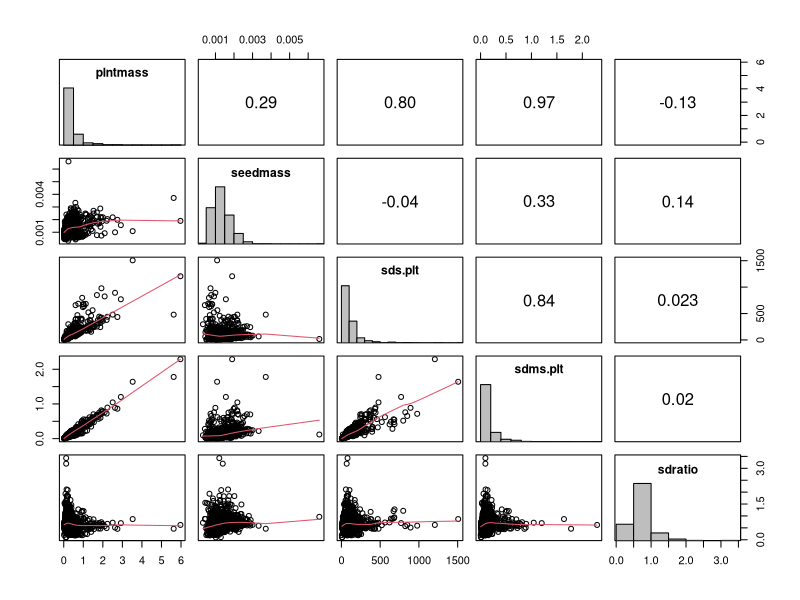
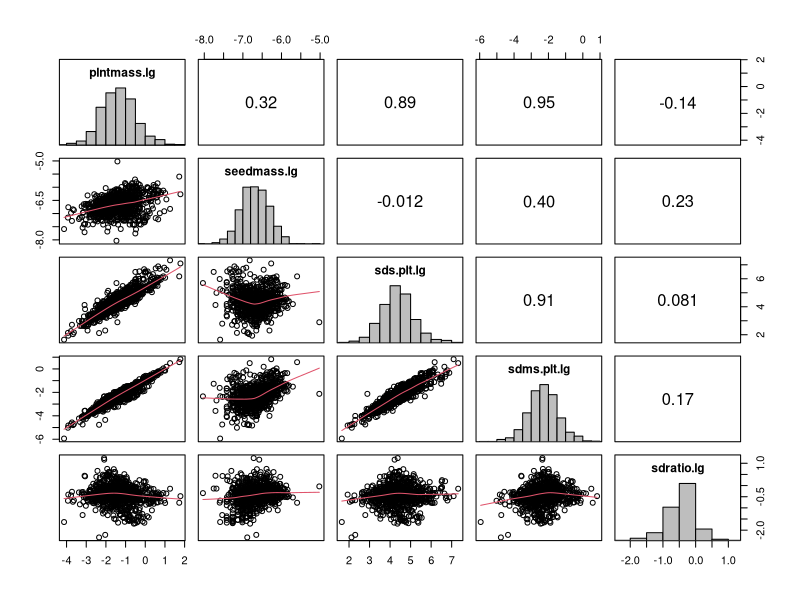
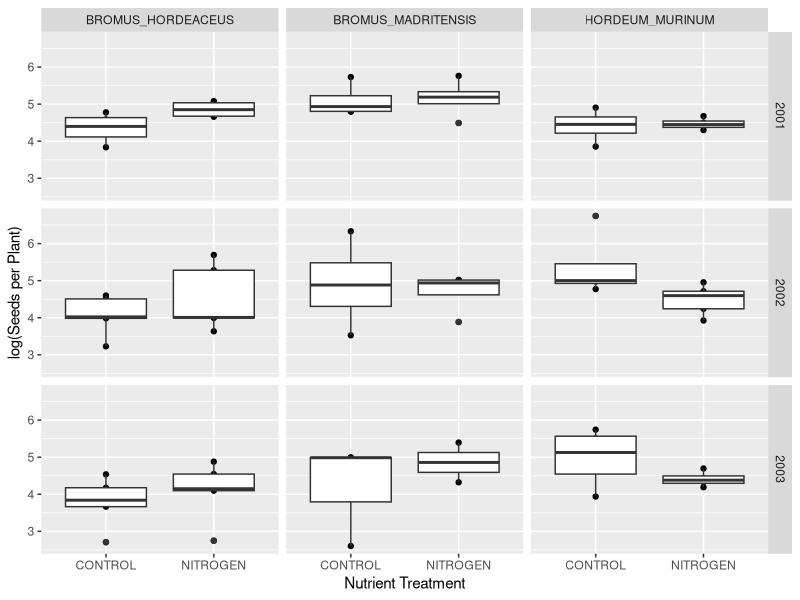
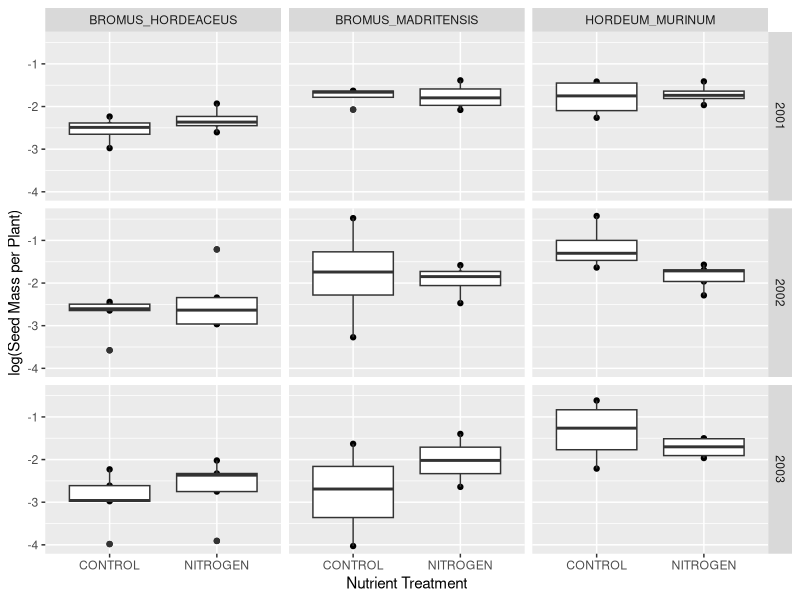
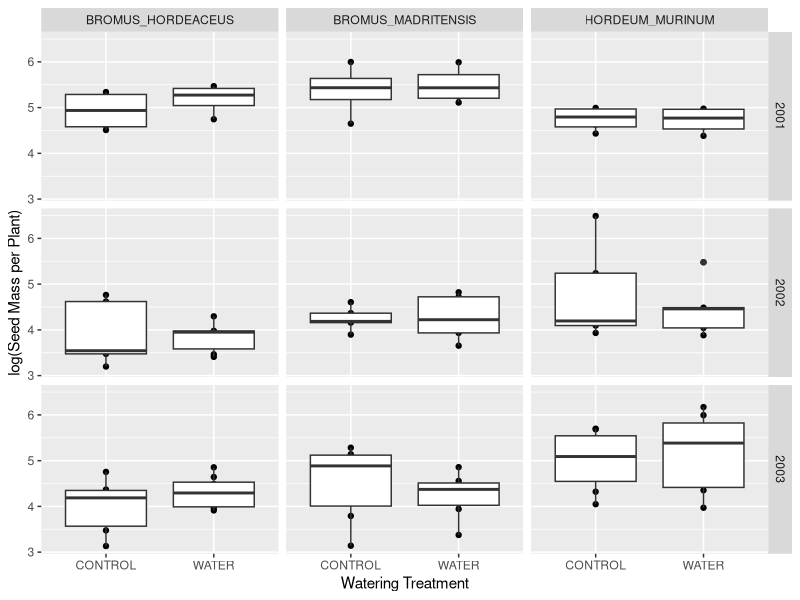
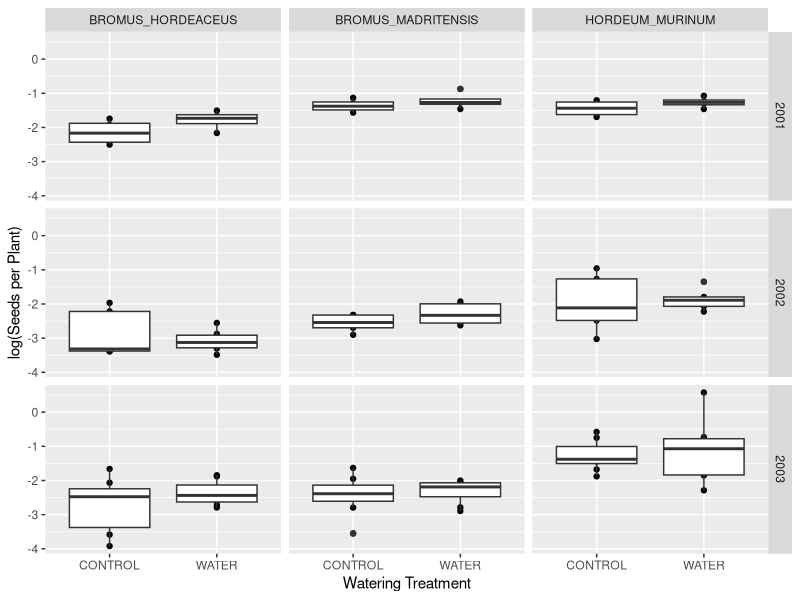
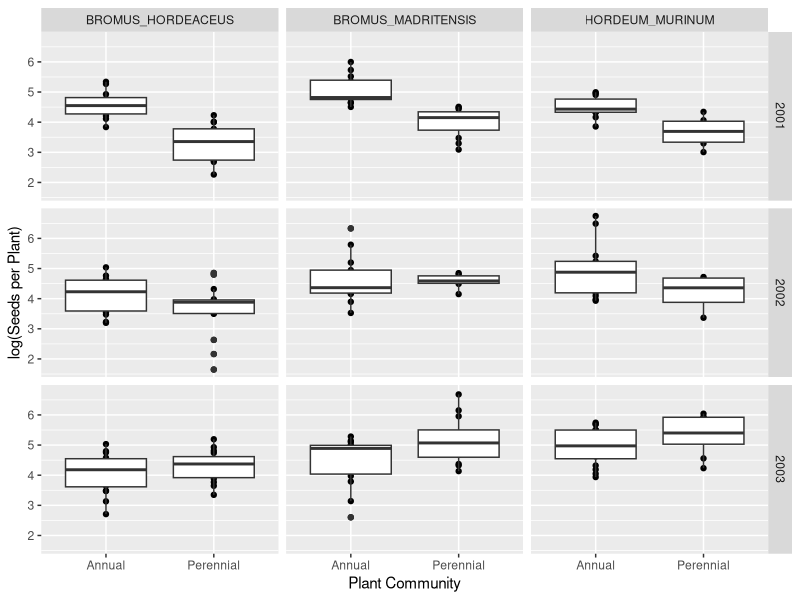
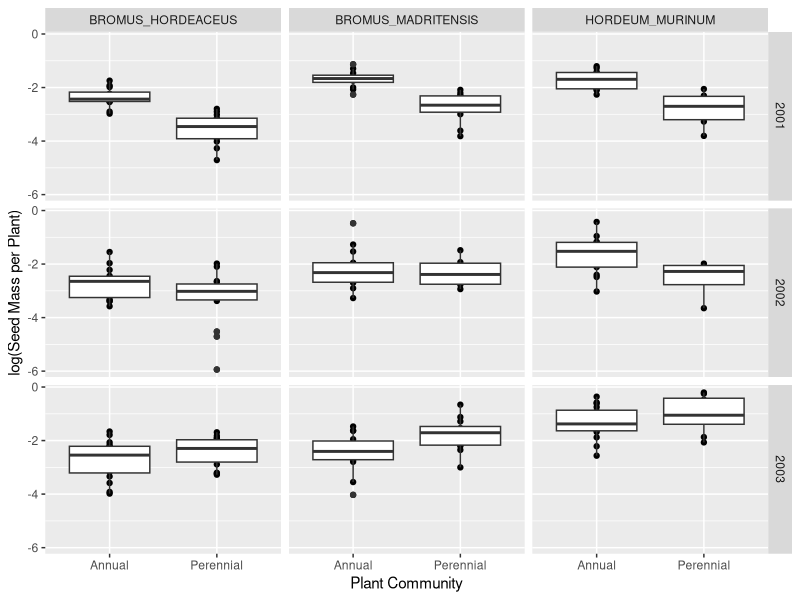

Write R code to recreate these figures, in order.
# READ Annual Grass Seed DATA FROM RECIPROCAL INVASION EXPERIMENT CONDUCTED AT SEDGWICK
# IN SANTA YNEZ CALIFORNIA. 
# There are three experiment which were all done in different parts of the same field
# and share a core treatment set: Starting Community (Annual or Perennial) and 
# Seed Addition (Annual seed added to perennial plots and Perennial seed added 
# to annual plots).
#
# Example publications:
# Seabloom, E. W., W. S. Harpole, O. J. Reichman, and D. Tilman. 2003. 
# Invasion, competitive dominance, and resource use by exotic and native 
# California grassland species. Proceedings of the National Academy of Sciences 
# of the United States of America 100:13384-13389.
#
# Seabloom, E. W., and S. A. Richards. 2003. Multiple stable equilibria in 
# grasslands mediated by herbivore population dynamics and foraging behavior. 
# Ecology 84:2891–2904.
#
# Seabloom, E. W., O. N. Bjornstad, B. M. Bolker, and O. J. Reichman. 2005. 
# The spatial signature of environmental heterogeneity, dispersal, and competition 
# in successional grasslands. Ecological Monographs 75:199-214.
#
# Everard, K., E. W. Seabloom, W. S. Harpole, and C. de Mazancourt. 2010. 
# Plant Water Use Affects Competition for Nitrogen: Why Drought Favors Invasive 
# Species in California. American Naturalist 175:85-97.


# Clear all existing data
rm(list=ls())
# Close graphics devices
graphics.off()
library(plyr)
library(ggplot2)
library(nlme)

panel.hist <- function(x, ...)
{
    usr <- par("usr"); on.exit(par(usr))
    par(usr = c(usr[1:2], 0, 1.5) )
    h <- hist(x, plot = FALSE)
    breaks <- h$breaks; nB <- length(breaks)
    y <- h$counts; y <- y/max(y)
    rect(breaks[-nB], 0, breaks[-1], y, col="gray", ...)
}

panel.cor <- function(x, y, digits=2, prefix="", cex.cor)
{
    usr <- par("usr"); on.exit(par(usr))
    par(usr = c(0, 1, 0, 1))
    #r <- abs(cor(x, y))
    r <-(cor(x, y, use='complete.obs'))
    txt <- format(c(r, 0.123456789), digits=digits)[1]
    txt <- paste(prefix, txt, sep="")
    if(missing(cex.cor)) cex <- 0.8/strwidth(txt)
    #text(0.5, 0.5, txt, cex = cex * r)
    text(0.5, 0.5, txt, cex = 1.5)
}

# Output plot (quadrat) level data data
df <- read.csv(file = "invade-exp-data-output-annual-seeds.csv")

# Log some data
df$plntmass.lg <- log(df$plntmass)
df$seedmass.lg <- log(df$seedmass)
df$sdms.plt.lg <- log(df$sdms.plt)
df$sds.plt.lg <- log(df$sds.plt)
df$sdratio.lg <- log(df$sdratio)

# Make some factors
df$year.f <- as.factor(as.character(df$year))

# Relabel Plant Community
df$plant.txt[df$plant == "A"] <- "Annual"
df$plant.txt[df$plant == "P"] <- "Perennial"

# Plot Raw Data Correlations
pairs(df[c("plntmass", "seedmass", "sds.plt", "sdms.plt", "sdratio")],
 upper.panel=panel.cor, lower.panel=panel.smooth,
 diag.panel=panel.hist, cex.labels = 1.1, font.labels=2)

# Plot logged data correlations
pairs(df[c("plntmass.lg", "seedmass.lg", "sds.plt.lg", "sdms.plt.lg", "sdratio.lg")],
 upper.panel=panel.cor, lower.panel=panel.smooth,
 diag.panel=panel.hist, cex.labels = 1.1, font.labels=2)

# Do some quick plotting of data
# Pull out unseeded annual nutrient plots
nut.df <- with(df, df[exp == "NUTRIENT" & seed == 0 & plant == "A",])

qplot(trt, sds.plt.lg, data=nut.df, xlab="Nutrient Treatment", ylab="log(Seeds per Plant)") + 
# facet_wrap(~taxa, scales="fixed", nrow=1) +
facet_grid(year.f~taxa, scales="fixed") +
geom_boxplot()

qplot(trt, sdms.plt.lg, data=nut.df, xlab="Nutrient Treatment", ylab="log(Seed Mass per Plant)") + 
# facet_wrap(~taxa, scales="fixed", nrow=1) +
facet_grid(year.f~taxa, scales="fixed") +
geom_boxplot()

# Pull out unseeded annual watering plots
wat.df <- with(df, df[exp == "WATER" & seed == 0 & plant == "A",])

qplot(trt, sds.plt.lg, data=wat.df, xlab="Watering Treatment", ylab="log(Seed Mass per Plant)") + 
# facet_wrap(~taxa, scales="fixed", nrow=1) +
facet_grid(year.f~taxa, scales="fixed") +
geom_boxplot()

qplot(trt, sdms.plt.lg, data=wat.df, xlab="Watering Treatment", ylab="log(Seeds per Plant)") + 
# facet_wrap(~taxa, scales="fixed", nrow=1) +
facet_grid(year.f~taxa, scales="fixed") +
geom_boxplot()

# Compare plants in annual and perennial plots with no other treatment
avp.df <- with(df, df[trt == "CONTROL" & seed == 0,])

qplot(plant.txt, sds.plt.lg, data=avp.df, xlab="Plant Community", ylab="log(Seeds per Plant)") + 
facet_grid(year.f~taxa, scales="fixed") +
geom_boxplot()

qplot(plant.txt, sdms.plt.lg, data=avp.df, xlab="Plant Community", ylab="log(Seed Mass per Plant)") + 
facet_grid(year.f~taxa, scales="fixed") +
geom_boxplot()

qplot(plant.txt, seedmass.lg, data=avp.df, xlab="Plant Community", ylab="log(Seed Mass)") + 
facet_grid(year.f~taxa, scales="fixed") +
geom_boxplot()

# Quick regression of nutrient experiment
# Number of Seeds per Plant
lme.sds.nut <- lme(sds.plt.lg~(taxa*trt*plant.txt*seed), 
 random=~1|block/plot/year, 
 data=df[df$exp == "NUTRIENT",], 
 method="REML")
summary(lme.sds.nut)
anova(lme.sds.nut)

# Mass of Seeds per Plant
lme.sdms.nut <- lme(sdms.plt.lg~(taxa*trt*plant.txt*seed), 
 random=~1|block/plot/year, 
 data=df[df$exp == "NUTRIENT",], 
 method="REML")
summary(lme.sdms.nut)
anova(lme.sdms.nut)

# Mass of a Seed
lme.seed.nut <- lme(seedmass.lg~(taxa*trt*plant.txt*seed), 
 random=~1|block/plot/year, 
 data=df[df$exp == "NUTRIENT",], 
 method="REML")
summary(lme.seed.nut)
anova(lme.seed.nut)

